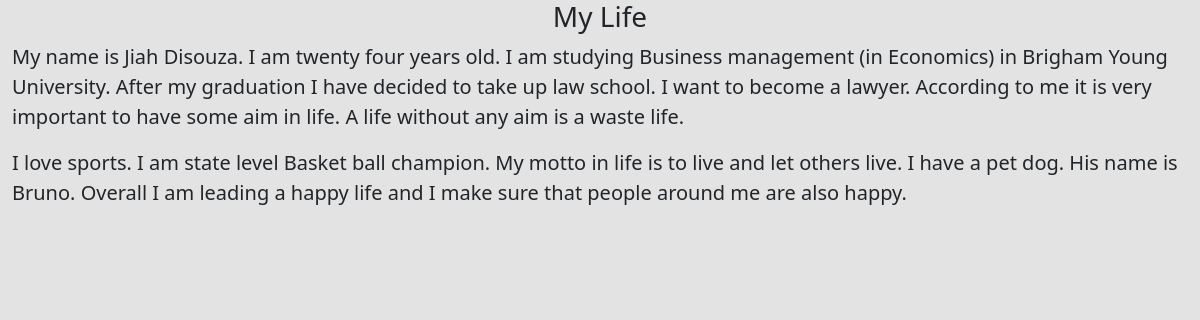
/detail/1, run on the app's committed database.
### app/models.py (models this page shows, shortened)
class Story(models.Model):
    title=models.CharField(max_length=200)
    body=models.TextField(db_index=True)
    footer=models.TextField(blank=True)
    publish=models.DateTimeField(auto_now_add=True)
    date=models.DateField(auto_now_add=True)
    class Meta:
        ordering=('-title',)
        verbose_name='Search Menu'

### app/views.py (the view)
# urls.py: path('detail/<int:id>',views.detail,name='detail'),
def detail(request,id):
    obj=Story.objects.get(id=id)
    con={
        'obj':obj
    }
    return render(request,'detail.html',con)

### templates/detail.html (shortened to what this page needs)
<!DOCTYPE html>
<html lang="en">
{% load static %}
<head>
    <link href="https://cdn.jsdelivr.net/npm/bootstrap@5.0.2/dist/css/bootstrap.min.css" rel="stylesheet">
    <link rel="stylesheet" href="{% static 's.css'%}">
</head>
<body>
    <div class="container-fluid">
        <div class="row">
            <h3 class="text-center">{{obj.title}}</h3>
            <p class="lead">{{obj.body}} </p>
            <p class="lead">{{obj.footer}} </p>
        </div>
    </div>
</body>

### static/s.css (style rules this page uses)
* { margin: 0; padding: 0; }
body { background-color: #e3e3e3; }

### data on the page
Story: body "My name is Jiah Disouza. I am twenty four years old. I am studying Business management (in Economics) in Brigham Young University. After my graduation I have decided to take up law school. I want to become a lawyer. According to me it is very important to have some aim in life. A life without any aim is a waste life.", footer "I love sports. I am state level Basket ball champion. My motto in life is to live and let others live. I have a pet dog. His name is Bruno. Overall I am leading a happy life and I make sure that people around me are also happy."
